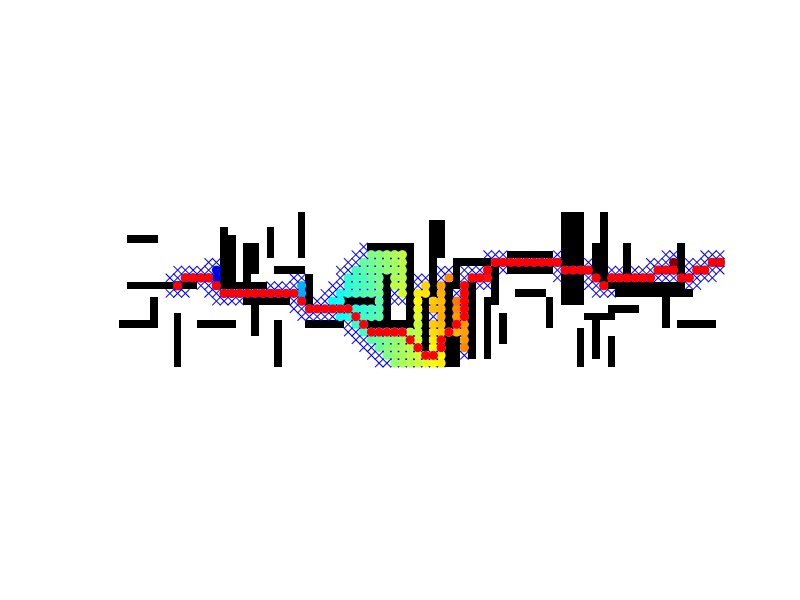

The MATLAB source for this figure:
% Based on the code by Anthony Chrabieh
% Modifications by D. Filliat for ROB316

clear all
figure
cmap = jet(120);
pkg load image;

%Define Number of Nodes
xmax = 80;
ymax = 20;

%Start and Goal
start = [10,   ymax/2];
goal  = [xmax, ymax/2-3];

%Nodes
MAP = zeros(xmax, ymax);

%To define objects, set their MAP(x,y) to inf
MAP(40,    5:15) = inf;
MAP(35:40, 5)    = inf;
MAP(35:40, 15)   = inf;
MAP(60:62, 1:7)  = inf;
MAP(60:62, 9:12) = inf;


%To use Random Objects, uncomment this secion
NumberOfObjects = 50;
k = 0;
while (k < NumberOfObjects)
    length = max(3,randi(9));
    x = randi(xmax-2*length)+length;
    y = randi(ymax-2*length)+length;
    direction = randi(4);
    if (direction == 1)
        x = x:x+length;
    elseif (direction == 2)
        x = x-length:x;
    elseif (direction == 3)
        y = y:y+length;
    elseif (direction == 4)
        y = y-length:y;
    end
    if (sum(isinf(MAP(x,y)))>0)
        continue
    end
    MAP(x,y) = inf;
    k = k + 1;
end

tic
%Compute Heuristic for each node%%%%%%%%%%%%%%%%%%%%%%%%%%%
weight = 3;

for x = 1:size(MAP,1)
    for y = 1:size(MAP,2)
        if(MAP(x,y)~=inf)
            H(x,y) = weight*norm(goal-[x, y]);
            G(x,y) = inf;
        end
    end
end

%Set node Traversal cost%%%%%%%%%%%%%%%%%%%%%%%%%%%%%%%
%W = zeros(size(MAP));
W = 1./bwdist(MAP, 'quasi-euclidean');


%Plotting%%%%%%%%%%%%%%%%%%%%%%%%%%%%%%%%%%%%%%%%%%%%%%%%%%
imshow(1-MAP')
%truesize([500 1000])

hold all
plot(start(1), start(2), 's', 'MarkerFaceColor', 'b')
plot(goal(1),  goal(2),  's', 'MarkerFaceColor', 'm')
%%%%%%%%%%%%%%%%%%%%%%%%%%%%%%%%%%%%%%%%%%%%%%%%%%%%%%%%%%%

%initial conditions%%%%%%%%%%%%%%%%%%%%%%%%%%%%%%%%%%%%%%%%
G(start(1), start(2)) = 0;
F(start(1), start(2)) = H(start(1), start(2));

closedNodes = [];
openNodes   = [start G(start(1),start(2)) F(start(1),start(2)) 0]; %[x y G F cameFrom]
%%%%%%%%%%%%%%%%%%%%%%%%%%%%%%%%%%%%%%%%%%%%%%%%%%%%%%%%%%%

%Solve
solved = false;
while(~isempty(openNodes))
    
    pause(1e-5)

    %find node from open set with smallest F value
    [A,I] = min(openNodes(:, 4));
    
    %set current node
    current = openNodes(I,:);
    color   = cmap(min([round(G(current(1), current(2)))+1 120]), :);
    plot(current(1), current(2), 'o', 'color', color, 'MarkerFaceColor', color)

    %if goal is reached, break the while loop
    if(current(1:2)==goal)
        closedNodes = [closedNodes; current];
        solved      = true;
        break;
    end
    
    %remove current node from open set and add it to closed set
    openNodes(I,:) = [];
    closedNodes    = [closedNodes; current];
    
    %for all neighbors of current node
    for x = current(1)-1: current(1)+1
        for y = current(2)-1: current(2)+1
            
            %if out of range skip
            if (x<1 || x>xmax || y<1 || y>ymax)
                continue
            end
            
            %if object skip
            if (isinf(MAP(x, y)))
                continue
            end
            
            %if current node skip
            if (x==current(1) && y==current(2))
                continue
            end
            
            %if already in closed set skip
         
            skip = 0;
            for j = 1:size(closedNodes, 1)
                if(x == closedNodes(j, 1) && y==closedNodes(j, 2))
                    skip = 1;
                    break;
                end
            end           
            if(skip > 0)
                continue
            end
           
            
            A = [];
            %Check if already in open set
            if(~isempty(openNodes))
                for j = 1:size(openNodes, 1)
                    if(x == openNodes(j, 1) && y==openNodes(j, 2))
                        A = j;
                        break;
                    end
                end
            end
            
            
            newG = G(current(1), current(2)) + round(norm([current(1)-x, current(2)-y], 1)) + W(x, y);
            
            %if not in open set, add to open set
            if(isempty(A))
                G(x,y)    = newG;
                newF      = G(x,y) + H(x,y);
                newNode   = [x y G(x,y) newF size(closedNodes, 1)];
                openNodes = [openNodes; newNode];
                plot(x, y, 'x', 'color', 'b')
                continue
            end
            
            %if no better path, skip
            if (newG >= G(x,y))
                continue
            end
            
            G(x,y) = newG;
            newF   = newG + H(x,y);
            openNodes(A, 3:5) = [newG newF size(closedNodes, 1)];
        end
    end
end

if (solved)
    %Path plotting
    j    = size(closedNodes, 1);
    path = [];
    while(j > 0)
        x    = closedNodes(j,1);
        y    = closedNodes(j,2);
        j    = closedNodes(j,5);
        path = [x, y; path];
    end
    pathLength = 0;
    
    plot(path(1,1), path(1,2), 'o', 'color', 'r', 'MarkerFaceColor', 'r')
    for j = 2:size(path,1)
        plot(path(j,1), path(j,2), 'o', 'color', 'r', 'MarkerFaceColor', 'r')
        pathLength = pathLength + norm([path(j,1)-path(j-1,1) path(j,2)-path(j-1,2)]);
        pause(0.001)
    end
    disp(['Path length = ' num2str(pathLength)]);
else
    disp('No Path Found')
end
toc
